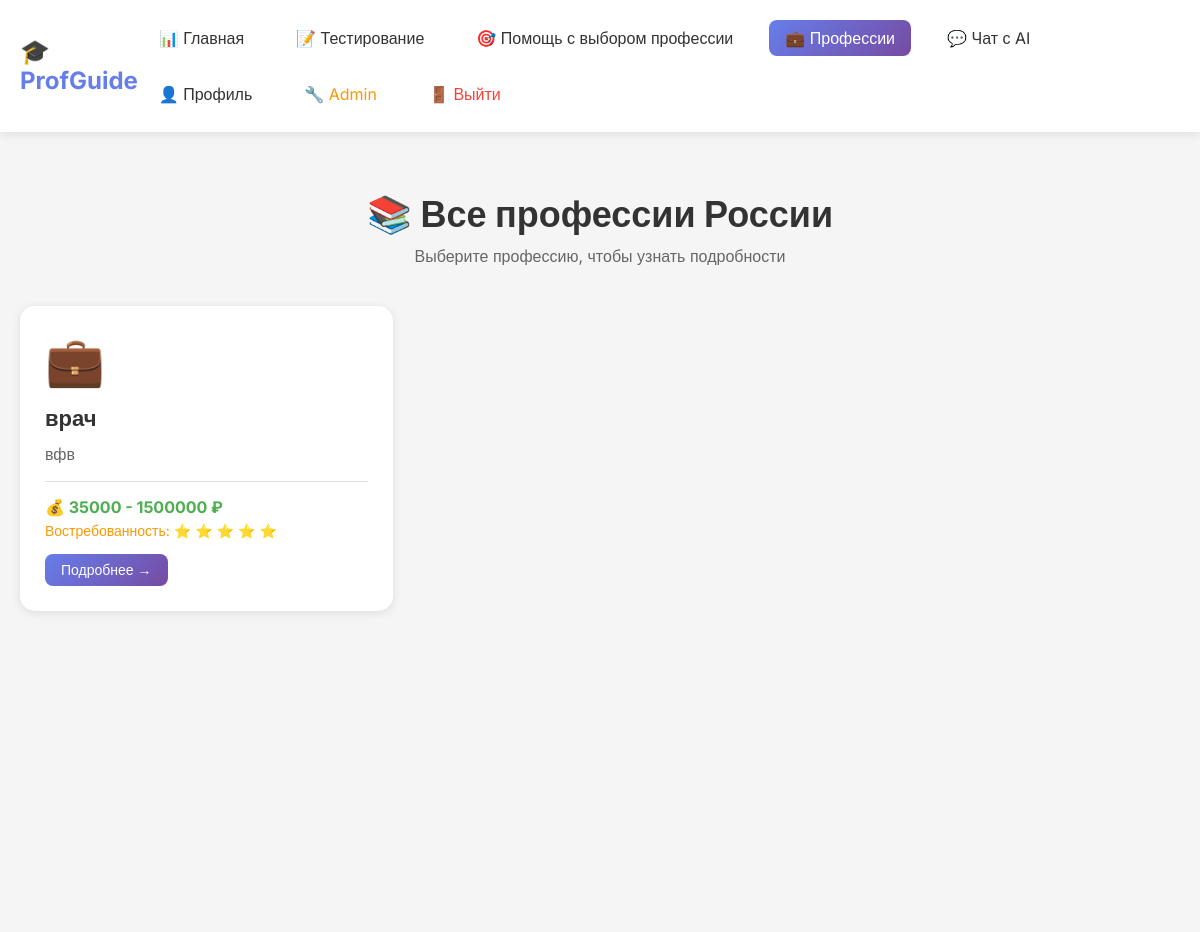
/professions/ (signed in), run on the app's committed database.
### core/models.py (models this page shows, shortened)
class Profession(models.Model):
    DEMAND_LEVELS = [
        (1, 'Низкий спрос'),
        (2, 'Ниже среднего'),
        (3, 'Средний спрос'),
        (4, 'Выше среднего'),
        (5, 'Высокий спрос'),
    ]
    name = models.CharField(max_length=100, verbose_name='Название профессии')
    description = models.TextField(verbose_name='Описание')
    requirements = models.TextField(verbose_name='Требования', blank=True)
    salary_min = models.IntegerField(verbose_name='Мин. зарплата')
    salary_max = models.IntegerField(verbose_name='Макс. зарплата')
    demand_level = models.IntegerField(choices=DEMAND_LEVELS, default=3, verbose_name='Востребованность')
    required_subjects = models.ManyToManyField(Subject, through='ProfessionRequirement', verbose_name='Требуемые предметы')
    image_url = models.URLField(blank=True, verbose_name='Изображение')
    video_url = models.URLField(blank=True, verbose_name='Видео профессии')
    universities = models.TextField(verbose_name='Вузы', blank=True, help_text='Список вузов через запятую')
    class Meta:
        verbose_name = 'Профессия'
        verbose_name_plural = 'Профессии'

### core/views.py (the view)
# urls.py: path('professions/', views.professions, name='professions'),
@login_required
def professions(request):
    professions_list = Profession.objects.all()
    return render(request, 'professions.html', {'professions': professions_list})

### core/templates/professions.html (shortened to what this page needs)
{% extends 'base.html' %}
{% block content %}
<div class="professions-page">
    <div class="container">
        <h1 class="page-title">📚 Все профессии России</h1>
        <p class="page-subtitle">Выберите профессию, чтобы узнать подробности</p>
        <div class="professions-grid">
            {% for profession in professions %}
            <div class="profession-card" onclick="window.location.href='/profession/{{ profession.id }}/'">
                <div class="profession-icon">💼</div>
                <h3>{{ profession.name }}</h3>
                <p>{{ profession.description|truncatewords:25 }}</p>
                <div class="profession-meta">
                    <span class="salary">💰 {{ profession.salary_min }} - {{ profession.salary_max }} ₽</span>
                    <span class="demand">
                        Востребованность:
                        {% for i in "12345"|make_list %}
                            {% if forloop.counter <= profession.demand_level %}⭐{% else %}☆{% endif %}
                        {% endfor %}
                    </span>
                </div>
                <button class="btn btn-primary btn-sm">Подробнее →</button>
            </div>
            {% empty %}
            <p class="no-data">Профессии пока не добавлены</p>
            {% endfor %}
        </div>
    </div>
</div>
{% endblock %}

### core/static/css/style.css (style rules this page uses)
* { margin: 0; padding: 0; box-sizing: border-box; }
body { font-family: 'Inter', sans-serif; background: linear-gradient(135deg, #667eea 0%, #764ba2 100%); min-height: 100vh; }
.container { max-width: 1200px; margin: 0 auto; padding: 20px; }
h1, h2, h3, h4, h5, h6 { margin-bottom: 15px; color: #333; }
.page-title { text-align: center; color: #333; margin-bottom: 10px; font-size: 36px; }
.page-subtitle { text-align: center; color: #666; margin-bottom: 40px; }
.btn { padding: 12px 24px; border: none; border-radius: 8px; font-size: 16px; cursor: pointer; transition: all 0.3s; text-decoration: none; display: inline-block; font-weight: 500; }
.btn-primary { background: linear-gradient(135deg, #667eea 0%, #764ba2 100%); color: white; }
.btn-sm { padding: 8px 16px; font-size: 14px; }
.subjects-grid, .professions-grid { display: grid; grid-template-columns: repeat(auto-fill, minmax(280px, 1fr)); gap: 20px; }
.professions-page { min-height: 100vh; background: #f5f5f5; padding: 40px 0; }
.profession-card { background: white; border-radius: 15px; padding: 25px; cursor: pointer; transition: all 0.3s ease; box-shadow: 0 2px 10px rgba(0,0,0,0.1); }
.profession-icon { font-size: 48px; margin-bottom: 15px; }
.profession-card h3 { color: #333; margin-bottom: 10px; font-size: 22px; }
.profession-card p { color: #666; line-height: 1.5; margin-bottom: 15px; }
.profession-meta { margin: 15px 0; padding-top: 15px; border-top: 1px solid #e0e0e0; }
.salary { display: block; color: #4caf50; font-weight: bold; margin-bottom: 5px; }
.demand { display: block; color: #ff9800; font-size: 14px; }

### data on the page
Profession: name "врач", description "вфв", salary_min "35000", salary_max "1500000", demand_level 5 (drawn)
